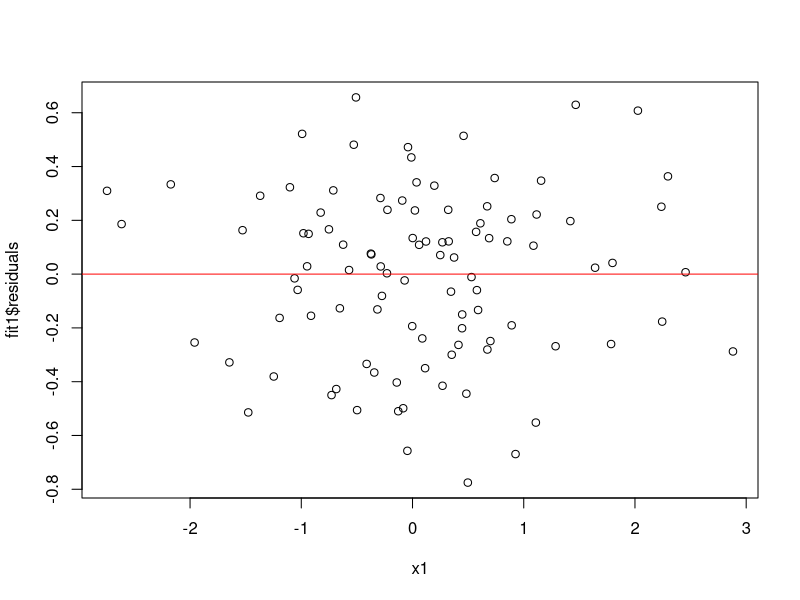
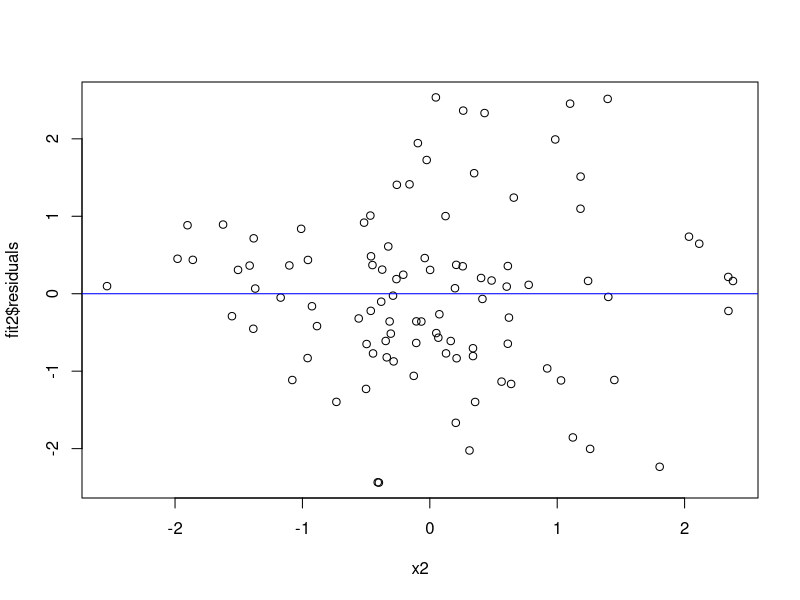
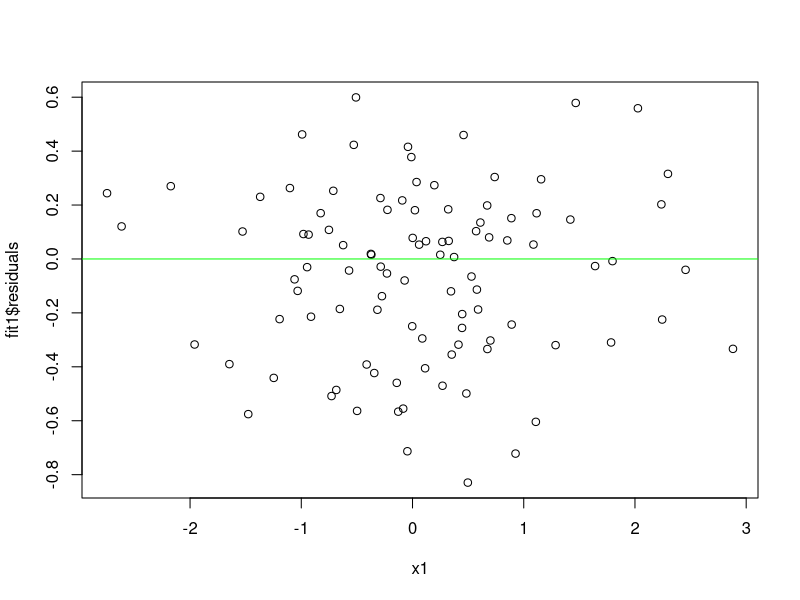
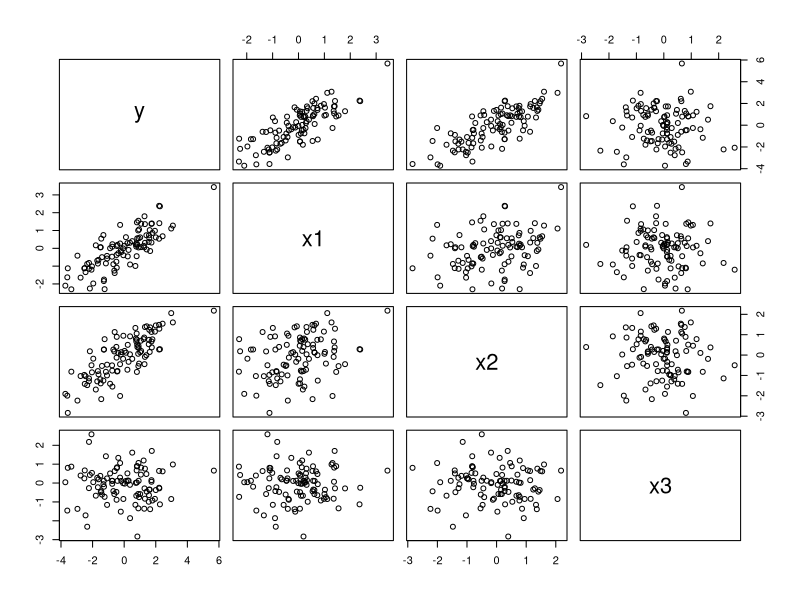

These charts were generated, in order, by the following R code:
rm(list=ls()) # clear the R environment by removing all objects from the workspace
n <- 100
nosim <- 1000
x1 <- rnorm(n)
x2<-rnorm(n)
y <- x1 + rnorm(n, sd = .3)

fit1<-lm(y~x1)
summary(fit1)
plot(x1, fit1$residuals); abline(a=0,b=0,col="red")


fit2<-lm(y~x2)
summary(fit2)
plot(x2,fit2$residuals); abline(a=0,b=0,col="blue")


fit1<-lm(y~x1-1)
summary(fit1)
plot(x1, fit1$residuals); abline(a=0,b=0,col="green")


n <- 100; nosim <- 1000
x1 <- rnorm(n); 
x2 <- rnorm(n); 
x3 <- rnorm(n);
y <- x1 + x2+ rnorm(n, sd = .3)

fit1<-lm(y~x1)
fit2<-lm(y~x2)
fit3<-lm(y~x3)
fit12<-lm(y~x1+x2)
fit13<-lm(y~x1+x3)
fit123<-lm(y~x1+x2+x3)

# Data exploration
pairs(y~x1+x2+x3)

# Model Evaluation
summary(fit1)
summary(fit12)
summary(fit123)
anova(fit1,fit12,fit123)




